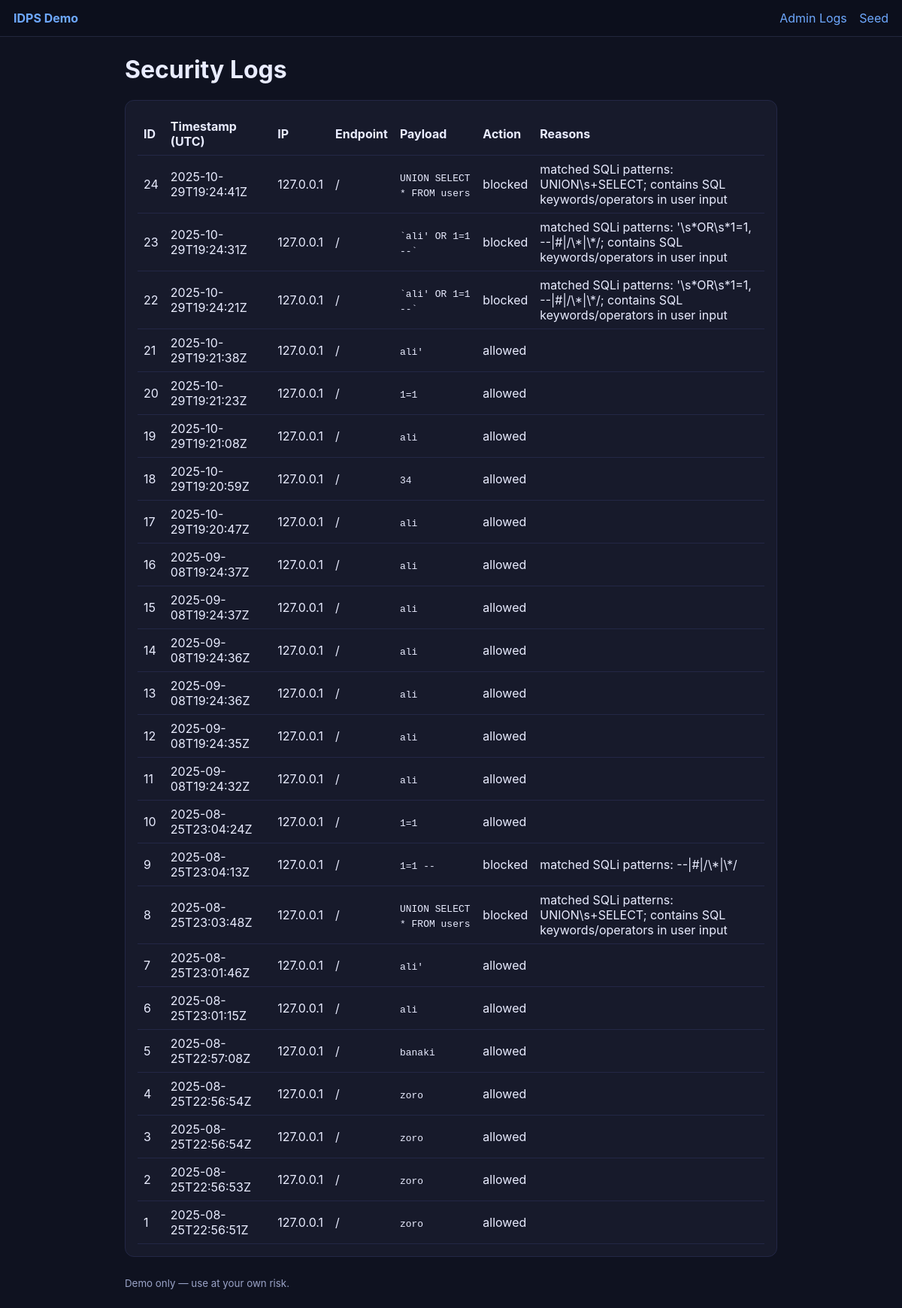
The app's page /admin/logs with its own data.
### tables this page shows
CREATE TABLE security_logs (
    id INTEGER PRIMARY KEY AUTOINCREMENT,
    ts TEXT NOT NULL,
    ip TEXT NOT NULL,
    endpoint TEXT NOT NULL,
    payload TEXT,
    action TEXT NOT NULL,
    reasons TEXT
);

### app.py (the view)
@app.route("/admin/logs")
def admin_logs():
    db = get_db()
    rows = db.execute(
        "SELECT id, ts, ip, endpoint, payload, action, reasons FROM security_logs ORDER BY id DESC LIMIT 250"
    ).fetchall()
    return render_template("admin.html", logs=rows)

### app.py (called while the page is built)
def get_db():
    if "db" not in g:
        g.db = sqlite3.connect(DB_PATH)
        g.db.row_factory = sqlite3.Row
    return g.db

### templates/admin.html
{% extends 'base.html' %}
{% block content %}
  <h1>Security Logs</h1>
  <div class="card">
    <table>
      <thead>
        <tr>
          <th>ID</th>
          <th>Timestamp (UTC)</th>
          <th>IP</th>
          <th>Endpoint</th>
          <th>Payload</th>
          <th>Action</th>
          <th>Reasons</th>
        </tr>
      </thead>
      <tbody>
        {% for r in logs %}
          <tr>
            <td>{{ r['id'] }}</td>
            <td>{{ r['ts'] }}</td>
            <td>{{ r['ip'] }}</td>
            <td>{{ r['endpoint'] }}</td>
            <td><code>{{ r['payload'] }}</code></td>
            <td>{{ r['action'] }}</td>
            <td>{{ r['reasons'] }}</td>
          </tr>
        {% endfor %}
      </tbody>
    </table>
  </div>
{% endblock %}

### templates/base.html (shortened to what this page needs)
<!doctype html>
<html lang="en">
<head>
  <link rel="stylesheet" href="{{ url_for('static', filename='styles.css') }}">
</head>
<body>
  <nav class="nav">
    <a href="{{ url_for('index') }}" class="brand">IDPS Demo</a>
    <div class="links">
      <a href="{{ url_for('admin_logs') }}">Admin Logs</a>
      <a href="{{ url_for('seed') }}" title="Seed demo data">Seed</a>
    </div>
  </nav>
  <main class="container">
    {% block content %}{% endblock %}
  </main>
  <footer class="footer">
    <small>Demo only — use at your own risk.</small>
  </footer>
</body>
</html>

### static/styles.css (style rules this page uses)
:root { --bg:#0f1220; --card:#171a2b; --text:#e9ecff; --muted:#9aa3c7; --accent:#6ea8fe; --danger:#ff6b6b; }
* { box-sizing:border-box }
body { margin:0;background:var(--bg);color:var(--text);font-family:Inter,system-ui,Segoe UI,Roboto,Arial,sans-serif }
a { color:var(--accent);text-decoration:none }
.nav { display:flex;justify-content:space-between;align-items:center;padding:14px 18px;background:#0c0f1c;border-bottom:1px solid #22263d }
.brand { font-weight:700 }
.container { max-width:900px;margin:24px auto;padding:0 16px }
.card { background:var(--card);padding:16px;border-radius:12px;border:1px solid #232746 }
table { width:100%;border-collapse:collapse }
th,td { padding:8px;border-bottom:1px solid #232746;text-align:left }
.footer { max-width:900px;margin:24px auto;padding:0 16px;color:var(--muted) }
.links a { margin-left:12px }

### records on screen
security_logs: id "24", ts "2025-10-29T19:24:41Z", ip "127.0.0.1", endpoint "/", payload "UNION SELECT * FROM users", action "blocked", reasons "matched SQLi patterns: UNION\\s+SELECT; contains SQL keywords/operators in user input"
security_logs: id "23", ts "2025-10-29T19:24:31Z", ip "127.0.0.1", endpoint "/", payload "`ali' OR 1=1 --`", action "blocked", reasons "matched SQLi patterns: '\\s*OR\\s*1=1, --|#|/\\*|\\*/; contains SQL keywords/operators in user input"
security_logs: id "22", ts "2025-10-29T19:24:21Z", ip "127.0.0.1", endpoint "/", payload "`ali' OR 1=1 --`", action "blocked", reasons "matched SQLi patterns: '\\s*OR\\s*1=1, --|#|/\\*|\\*/; contains SQL keywords/operators in user input"
security_logs: id "21", ts "2025-10-29T19:21:38Z", ip "127.0.0.1", endpoint "/", payload "ali'", action "allowed"
security_logs: id "20", ts "2025-10-29T19:21:23Z", ip "127.0.0.1", endpoint "/", payload "1=1", action "allowed"
security_logs: id "19", ts "2025-10-29T19:21:08Z", ip "127.0.0.1", endpoint "/", payload "ali", action "allowed"
security_logs: id "18", ts "2025-10-29T19:20:59Z", ip "127.0.0.1", endpoint "/", payload "34", action "allowed"
security_logs: id "17", ts "2025-10-29T19:20:47Z", ip "127.0.0.1", endpoint "/", payload "ali", action "allowed"
security_logs: id "16", ts "2025-09-08T19:24:37Z", ip "127.0.0.1", endpoint "/", payload "ali", action "allowed"
security_logs: id "15", ts "2025-09-08T19:24:37Z", ip "127.0.0.1", endpoint "/", payload "ali", action "allowed"
security_logs: id "14", ts "2025-09-08T19:24:36Z", ip "127.0.0.1", endpoint "/", payload "ali", action "allowed"
security_logs: id "13", ts "2025-09-08T19:24:36Z", ip "127.0.0.1", endpoint "/", payload "ali", action "allowed"
security_logs: id "12", ts "2025-09-08T19:24:35Z", ip "127.0.0.1", endpoint "/", payload "ali", action "allowed"
security_logs: id "11", ts "2025-09-08T19:24:32Z", ip "127.0.0.1", endpoint "/", payload "ali", action "allowed"
security_logs: id "10", ts "2025-08-25T23:04:24Z", ip "127.0.0.1", endpoint "/", payload "1=1", action "allowed"
security_logs: id "9", ts "2025-08-25T23:04:13Z", ip "127.0.0.1", endpoint "/", payload "1=1 --", action "blocked", reasons "matched SQLi patterns: --|#|/\\*|\\*/"
security_logs: id "8", ts "2025-08-25T23:03:48Z", ip "127.0.0.1", endpoint "/", payload "UNION SELECT * FROM users", action "blocked", reasons "matched SQLi patterns: UNION\\s+SELECT; contains SQL keywords/operators in user input"
security_logs: id "7", ts "2025-08-25T23:01:46Z", ip "127.0.0.1", endpoint "/", payload "ali'", action "allowed"
security_logs: id "6", ts "2025-08-25T23:01:15Z", ip "127.0.0.1", endpoint "/", payload "ali", action "allowed"
security_logs: id "5", ts "2025-08-25T22:57:08Z", ip "127.0.0.1", endpoint "/", payload "banaki", action "allowed"
security_logs: id "4", ts "2025-08-25T22:56:54Z", ip "127.0.0.1", endpoint "/", payload "zoro", action "allowed"
security_logs: id "3", ts "2025-08-25T22:56:54Z", ip "127.0.0.1", endpoint "/", payload "zoro", action "allowed"
security_logs: id "2", ts "2025-08-25T22:56:53Z", ip "127.0.0.1", endpoint "/", payload "zoro", action "allowed"
security_logs: id "1", ts "2025-08-25T22:56:51Z", ip "127.0.0.1", endpoint "/", payload "zoro", action "allowed"
